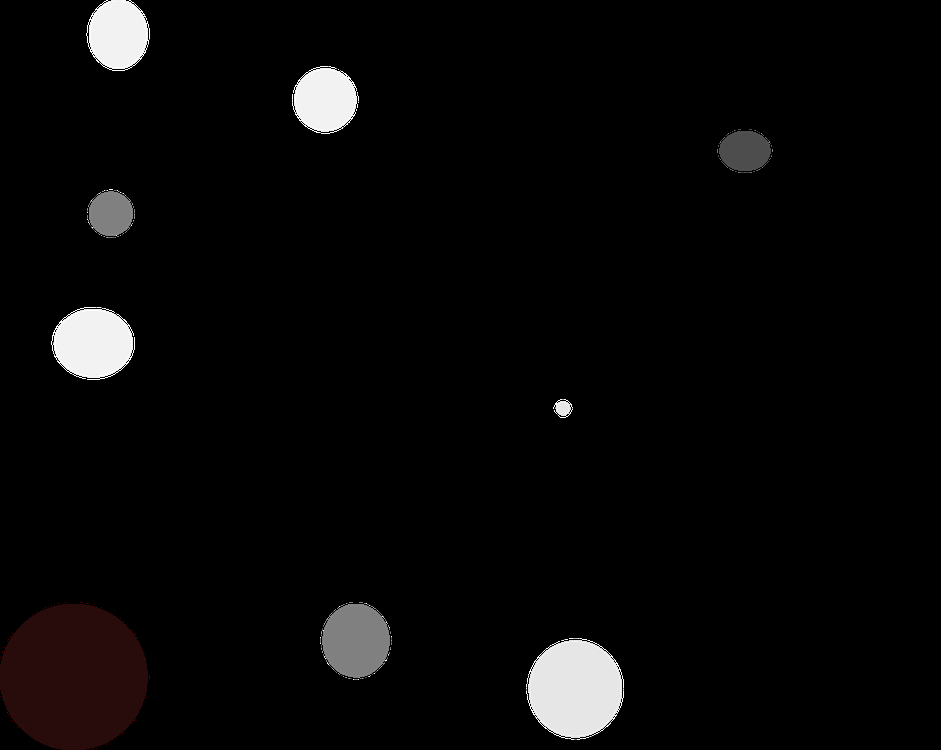
#> input picture manybody.png, 941 x 750 px, shrunk from 1904 x 1516 before the run
$ python centerMass.py
#> lines starting #> are read from the running program, lines starting #| are printed output that depends on the picture; long printed decimals are rounded
import cv2
import matplotlib.pyplot as plt
import numpy as np
import matplotlib.image as mpimg
from scipy import ndimage

"""
Cálculo (sencillo y poco optimizado) del centro de masa de una imagen 2D
Se toma una imagen 2D en blanco y negro y se convierte la escala de blancos y negros a valores entre 0 y 1
(0 siendo blanco (m=0) y 1 siendo negro (m = 1)
Luego, para cada pixel y sus coordenadas, se va realizando la suma correspondiente a sum(m_ij * (x_ij, y_ij)) y
se va guardando este resultado en un vector.
Finalmente, se lo divide por las "masas" de todos los pixeles.
"""


def get_center_mass(imgArray):
    # Calcs center of mass from the left bottom pixel of the screen as the center of coordinates.
    x_coords = np.arange(0, imgArray.shape[0], 1, dtype=int)
    y_coords = np.arange(0, imgArray.shape[1], 1, dtype=int)
    vec = 0
    for x in x_coords - 1:
        for y in y_coords - 1:
            m = imgArray[x, y]
            vec += m * np.array([x, y])

    total_mass = np.sum(imgArray)
    finalVec = vec / total_mass
    return finalVec


def plot_cm(img):
    # Esta función plottea la imagen y su correspondiente centro de masa.
#> called with img = 'manybody.png'
    img_array_cv2 = cv2.imread(img, 0)
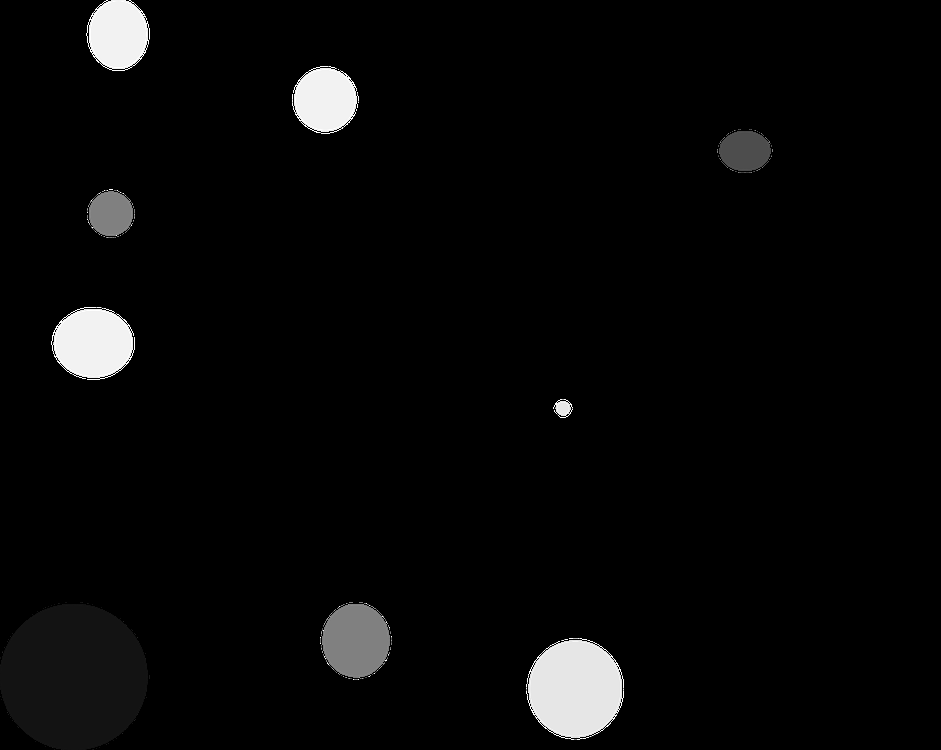
#> img_array_cv2: shape (750, 941); min 0, max 255, mean 8.2
    img_reverted = cv2.bitwise_not(img_array_cv2)
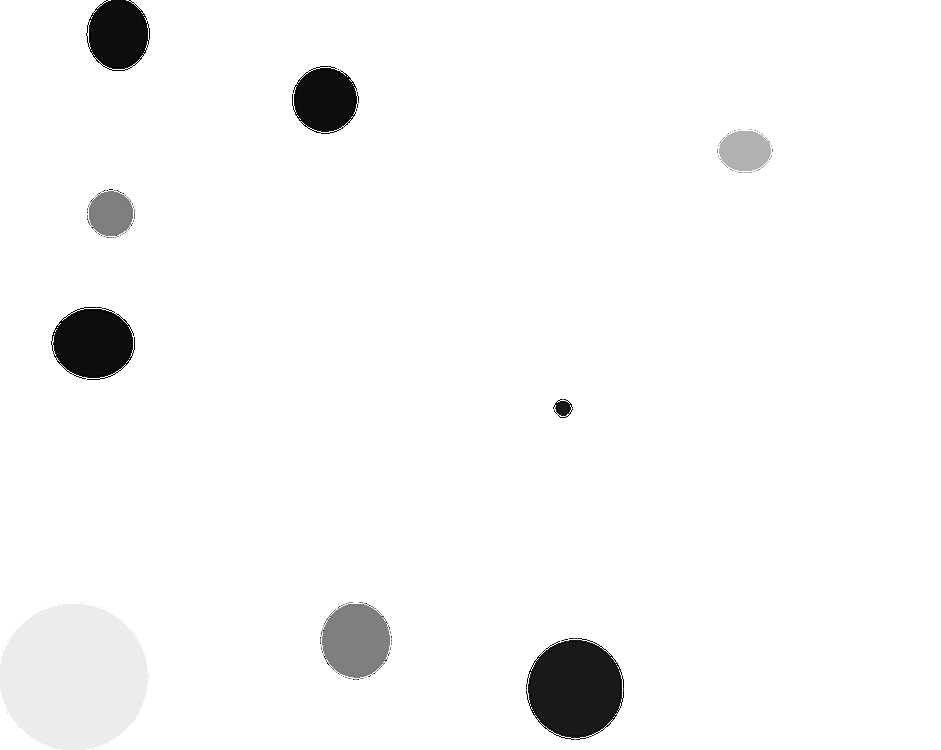
#> img_reverted: shape (750, 941); min 0, max 255, mean 246.8

    new_img = img_reverted / 255.0
    print(img_array_cv2.shape)
#| (750, 941)

    cm = get_center_mass(new_img)
#> after the loop in get_center_mass, `for x in x_coords - 1:`: vec = [254453661.3, 323822974.1]
#> in get_center_mass, `total_mass = np.sum(imgArray)`: total_mass = 683184.3
#> in get_center_mass, `finalVec = vec / total_mass`: finalVec = [372.5, 474]
#> cm = [372.5, 474]
    print(get_center_mass(new_img))
#| [372.452 473.991]

    fig, ax = plt.subplots()
    img = mpimg.imread(img)
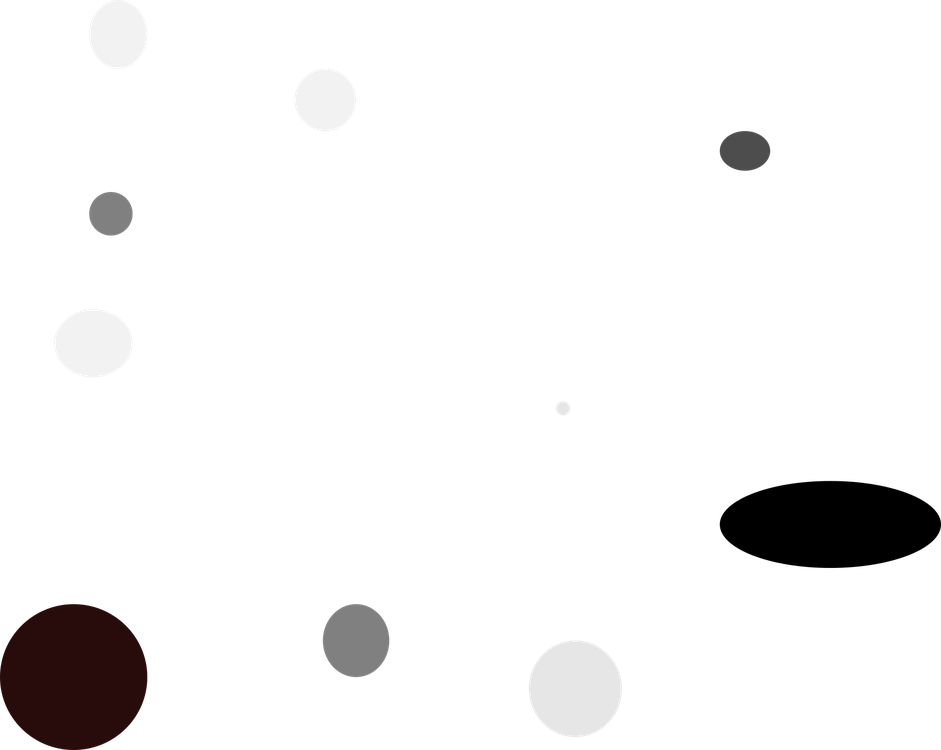
#> img: shape (750, 941, 4) float32; mean R, G, B, A 0.034, 0.0312, 0.0312, 0.0798; transparent parts drawn white
    ax.imshow(img)

    cm2 = ndimage.center_of_mass(new_img)
#> cm2 = (373.5, 475)
    ax.scatter(cm2[0], cm2[1], c='blue', s=70, marker='x', label='Centro de Masa del sistema (scipy)')
    # Invert the y-axis
    ax.invert_yaxis()
    ax.scatter(cm[0], cm[1], c='red', s=70, marker='x', label='Centro de Masa del sistema')
    ax.set_xlabel('eje X')
    ax.set_ylabel('eje Y')
    ax.legend()
    plt.show()
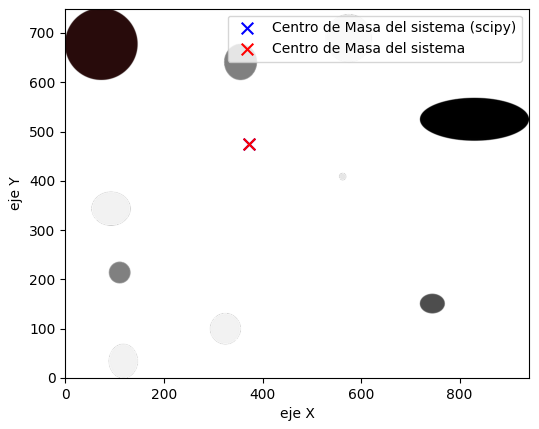
#> figure drawn by matplotlib, 1 panel


def main():
    if __name__ == '__main__':
        plot_cm('manybody.png')


main()

$ run again, with anillo.png copied over manybody.png
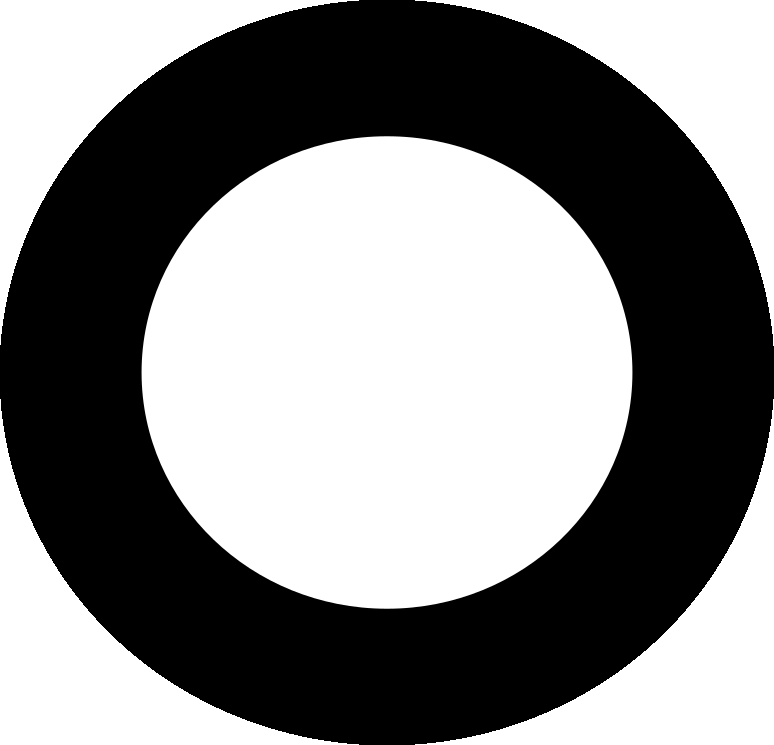
#> input picture anillo.png, 774 x 745 px
#> in plot_cm, img_array_cv2 is the input picture: shape (745, 774); min 0, max 255, mean 134.7
#> in plot_cm, `img_reverted = cv2.bitwise_not(img_array_cv2)`:
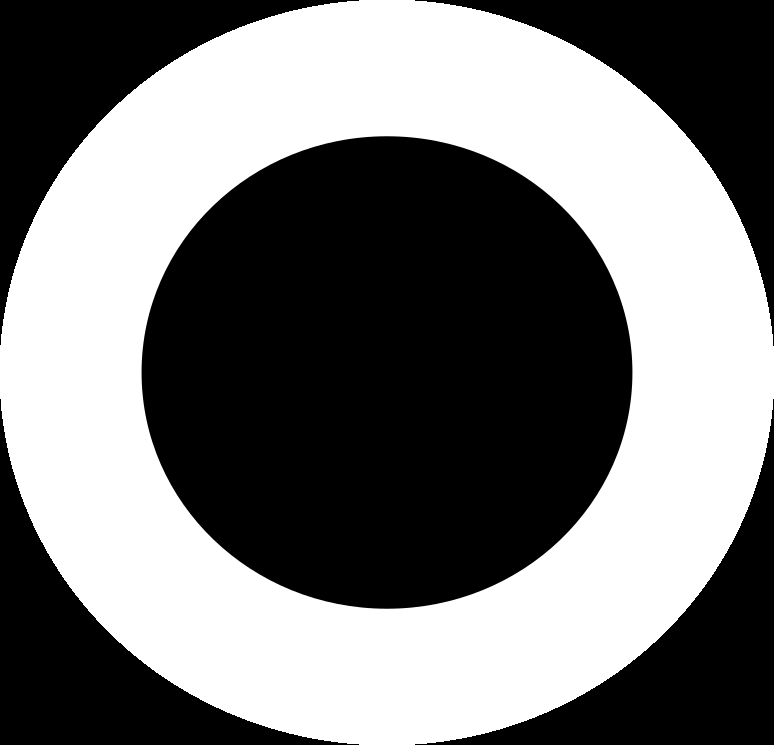
#> img_reverted: shape (745, 774); min 0, max 255, mean 120.3
#| (745, 774)
#> after the loop in get_center_mass, `for x in x_coords - 1:`: vec = [101174803.8, 105121705]
#> total_mass = 272091.4
#> finalVec = [371.8, 386.3]
#| [371.841 386.347]
#> cm2 = (372, 386.5)
#> in plot_cm, `plt.show()`:
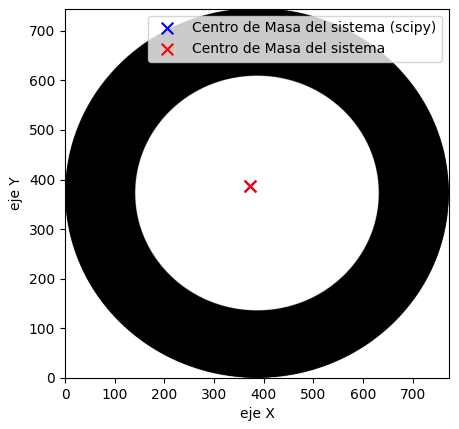
#> figure drawn by matplotlib, 1 panel

$ run again, with tres_circ.png copied over manybody.png
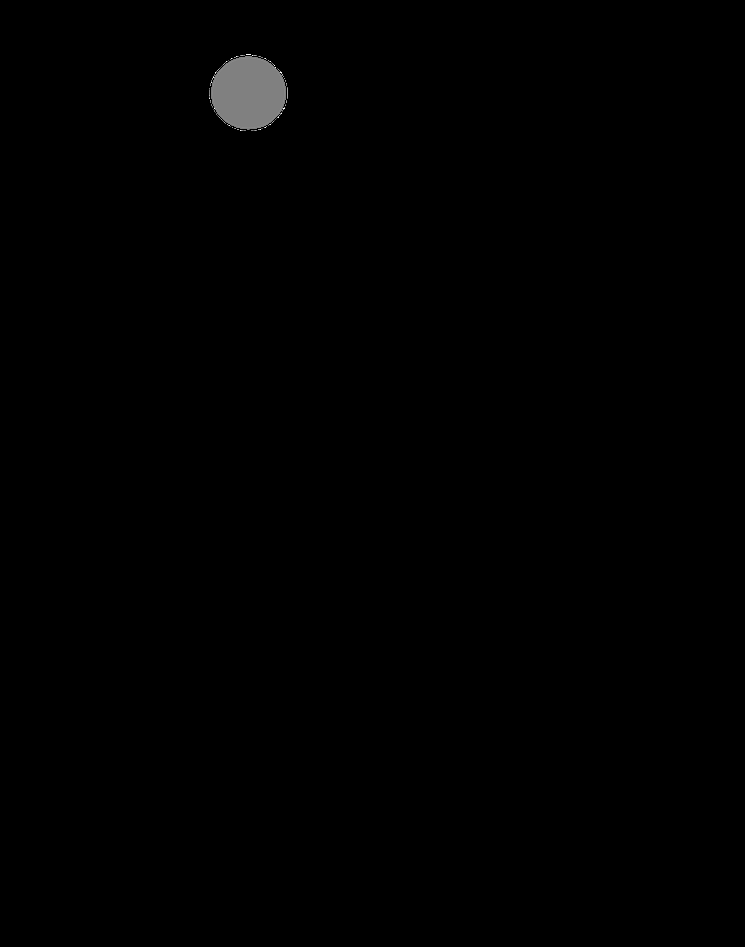
#> input picture tres_circ.png, 745 x 947 px, shrunk from 1627 x 2066 before the run
#> in plot_cm, img_array_cv2 is the input picture: shape (947, 745); min 0, max 255, mean 0.8
#| (947, 745)
#> after the loop in get_center_mass, `for x in x_coords - 1:`: vec = [332792150, 261179201.8]
#> total_mass = 703230.6
#> finalVec = [473.2, 371.4]
#| [473.233 371.399]
#> in plot_cm, `img = mpimg.imread(img)`:
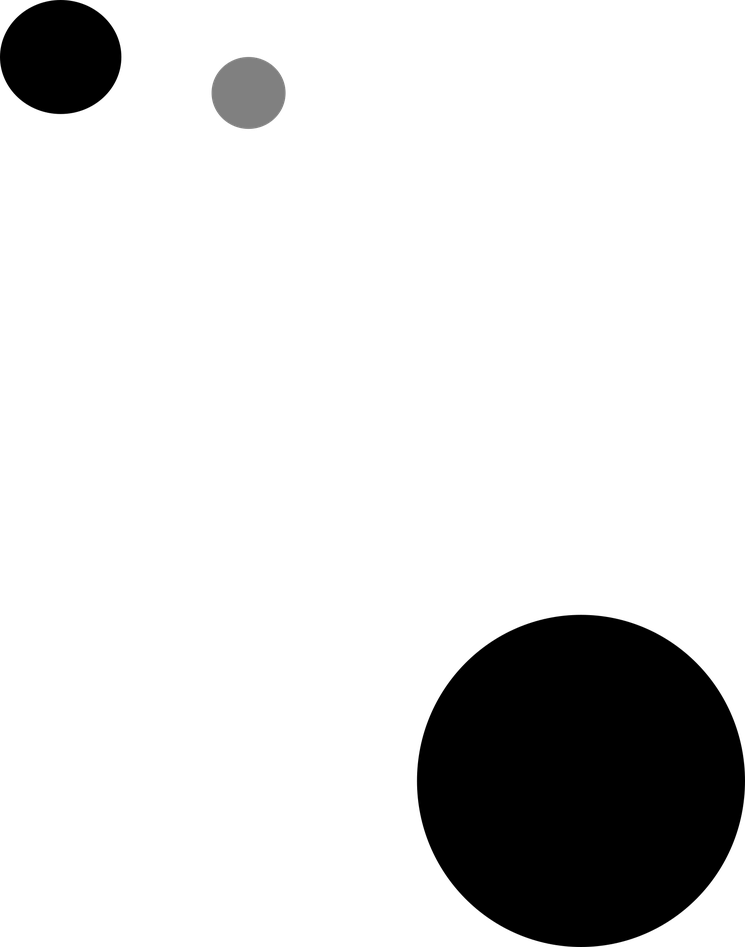
#> img: shape (947, 745, 4) float32; mean R, G, B, A 0.00324, 0.00324, 0.00324, 0.143; transparent parts drawn white
#> cm2 = (474.2, 372.4)
#> in plot_cm, `plt.show()`:
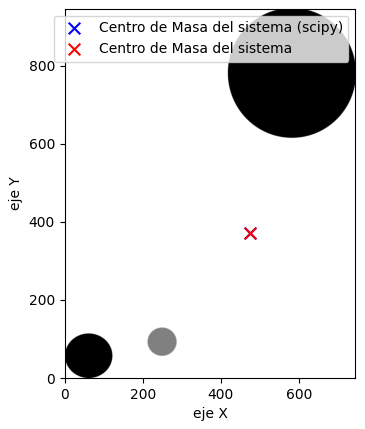
#> figure drawn by matplotlib, 1 panel
